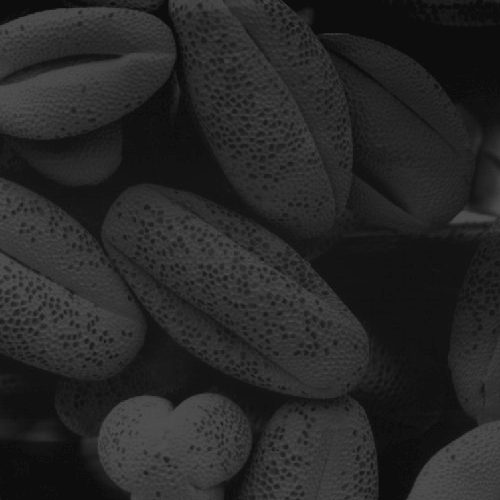
#> input picture Fig0316(4)(bottom_left).tif, 500 x 500 px
$ python 'Local Histogram Equalization.py'
#> lines starting #> are read from the running program, lines starting #| are printed output that depends on the picture
import cv2
import numpy as np

img = cv2.imread("Fig0316(4)(bottom_left).tif", 0)
#> img is the input picture: shape (500, 500); min 13, max 83, mean 38.7

hasil = np.zeros_like(img)

for y in range(1, img.shape[0] - 1):
    for x in range(1, img.shape[1] - 1):

        window = img[y-1:y+2, x-1:x+2]

        hist = np.bincount(window.ravel(), minlength=256)
        cdf = np.cumsum(hist) / window.size

        hasil[y, x] = round(255 * cdf[img[y, x]])
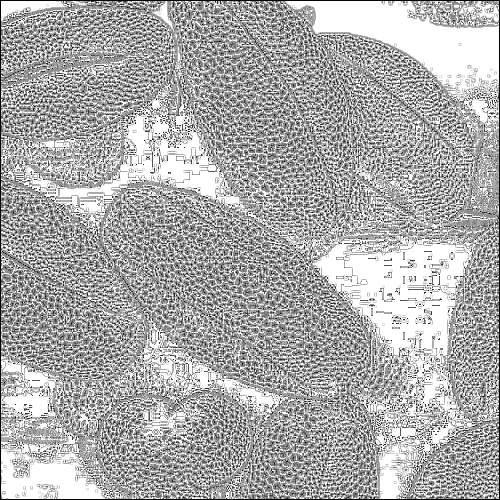
#> hasil: shape (500, 500); min 0, max 255, mean 172.1

cv2.imshow("Original", img)
cv2.imshow("Local HE", hasil)

cv2.waitKey(0)
cv2.destroyAllWindows()
